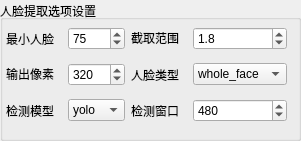
     <widget class="QGroupBox" name="groupBox_detect_cfg">
      <property name="geometry">
       <rect>
        <x>400</x>
        <y>640</y>
        <width>301</width>
        <height>141</height>
       </rect>
      </property>
      <property name="title">
       <string>人脸提取选项设置</string>
      </property>
      <property name="alignment">
       <set>Qt::AlignLeading|Qt::AlignLeft|Qt::AlignVCenter</set>
      </property>
      <widget class="QWidget" name="gridLayoutWidget_2">
       <property name="geometry">
        <rect>
         <x>6</x>
         <y>20</y>
         <width>281</width>
         <height>111</height>
        </rect>
       </property>
       <layout class="QGridLayout" name="gridLayout_5" rowstretch="0,0,0,0,0" rowminimumheight="0,0,0,0,0">
        <item row="4" column="0">
         <widget class="QLabel" name="label_17">
          <property name="text">
           <string>检测模型</string>
          </property>
         </widget>
        </item>
        <item row="1" column="3">
         <widget class="QComboBox" name="comboBoxFaceType">
          <property name="currentText">
           <string>whole_face</string>
          </property>
          <property name="maxCount">
           <number>3</number>
          </property>
          <item>
           <property name="text">
            <string>whole_face</string>
           </property>
          </item>
          <item>
           <property name="text">
            <string>full_face</string>
           </property>
          </item>
          <item>
           <property name="text">
            <string>head</string>
           </property>
          </item>
         </widget>
        </item>
        <item row="0" column="1">
         <widget class="QSpinBox" name="spinMinFaceSize">
          <property name="toolTip">
           <string/>
          </property>
          <property name="minimum">
           <number>32</number>
          </property>
          <property name="maximum">
           <number>1024</number>
          </property>
          <property name="singleStep">
           <number>16</number>
          </property>
          <property name="value">
           <number>75</number>
          </property>
         </widget>
        </item>
        <item row="0" column="2">
         <widget class="QLabel" name="label_16">
          <property name="maximumSize">
           <size>
            <width>80</width>
            <height>20</height>
           </size>
          </property>
          <property name="toolTip">
           <string>&lt;html&gt;&lt;head/&gt;&lt;body&gt;&lt;p&gt;&lt;span style=&quot; color:#fc184d;&quot;&gt;截取范围指截取的范围和人脸检测范围的比值，比值越大截取的范围就越大，人脸所占的比例就越小&lt;/span&gt;&lt;/p&gt;&lt;/body&gt;&lt;/html&gt;</string>
          </property>
          <property name="text">
           <string>截取范围</string>
          </property>
         </widget>
        </item>
        <item row="4" column="1">
         <widget class="QComboBox" name="comboDetectEngine">
          <item>
           <property name="text">
            <string>yolo</string>
           </property>
          </item>
          <item>
           <property name="text">
            <string>s3fd</string>
           </property>
          </item>
         </widget>
        </item>
        <item row="1" column="2">
         <widget class="QLabel" name="label_12">
          <property name="text">
           <string>人脸类型</string>
          </property>
         </widget>
        </item>
        <item row="1" column="0">
         <widget class="QLabel" name="label_6">
          <property name="maximumSize">
           <size>
            <width>80</width>
            <height>20</height>
           </size>
          </property>
          <property name="text">
           <string>输出像素</string>
          </property>
         </widget>
        </item>
        <item row="1" column="1">
         <widget class="QSpinBox" name="spinBoxExtractFaceSize">
          <property name="minimum">
           <number>128</number>
          </property>
          <property name="maximum">
           <number>1024</number>
          </property>
          <property name="singleStep">
           <number>32</number>
          </property>
          <property name="value">
           <number>320</number>
          </property>
         </widget>
        </item>
        <item row="0" column="3">
         <widget class="QDoubleSpinBox" name="spinFaceCoverage">
          <property name="acceptDrops">
           <bool>true</bool>
          </property>
          <property name="toolTip">
           <string>截取范围指截取的范围和人脸检测范围的比值，比值越大截取的范围就越大，人脸所占的比例就越小</string>
          </property>
          <property name="decimals">
           <number>1</number>
          </property>
          <property name="minimum">
           <double>1.000000000000000</double>
          </property>
          <property name="singleStep">
           <double>0.100000000000000</double>
          </property>
          <property name="value">
           <double>1.800000000000000</double>
          </property>
         </widget>
        </item>
        <item row="0" column="0">
         <widget class="QLabel" name="label_13">
          <property name="maximumSize">
           <size>
            <width>80</width>
            <height>16777215</height>
           </size>
          </property>
          <property name="toolTip">
           <string>&lt;html&gt;&lt;head/&gt;&lt;body&gt;&lt;p&gt;&lt;span style=&quot; color:#f0170f;&quot;&gt;小于该宽度的人脸将被丢弃，不提取&lt;/span&gt;&lt;/p&gt;&lt;/body&gt;&lt;/html&gt;</string>
          </property>
          <property name="text">
           <string>最小人脸</string>
          </property>
         </widget>
        </item>
        <item row="4" column="2">
         <widget class="QLabel" name="label_18">
          <property name="toolTip">
           <string>&lt;html&gt;&lt;head/&gt;&lt;body&gt;&lt;p&gt;&lt;span style=&quot; color:#fa441f;&quot;&gt;表示将帧图缩放为本尺寸进行人脸检测，可以减少检测时间&lt;/span&gt;&lt;/p&gt;&lt;/body&gt;&lt;/html&gt;</string>
          </property>
          <property name="text">
           <string>检测窗口</string>
          </property>
         </widget>
        </item>
        <item row="4" column="3">
         <widget class="QSpinBox" name="spinBoxDetectWindow">
          <property name="minimum">
           <number>128</number>
          </property>
          <property name="maximum">
           <number>1920</number>
          </property>
          <property name="singleStep">
           <number>32</number>
          </property>
          <property name="value">
           <number>480</number>
          </property>
         </widget>
        </item>
       </layout>
      </widget>
     </widget>
